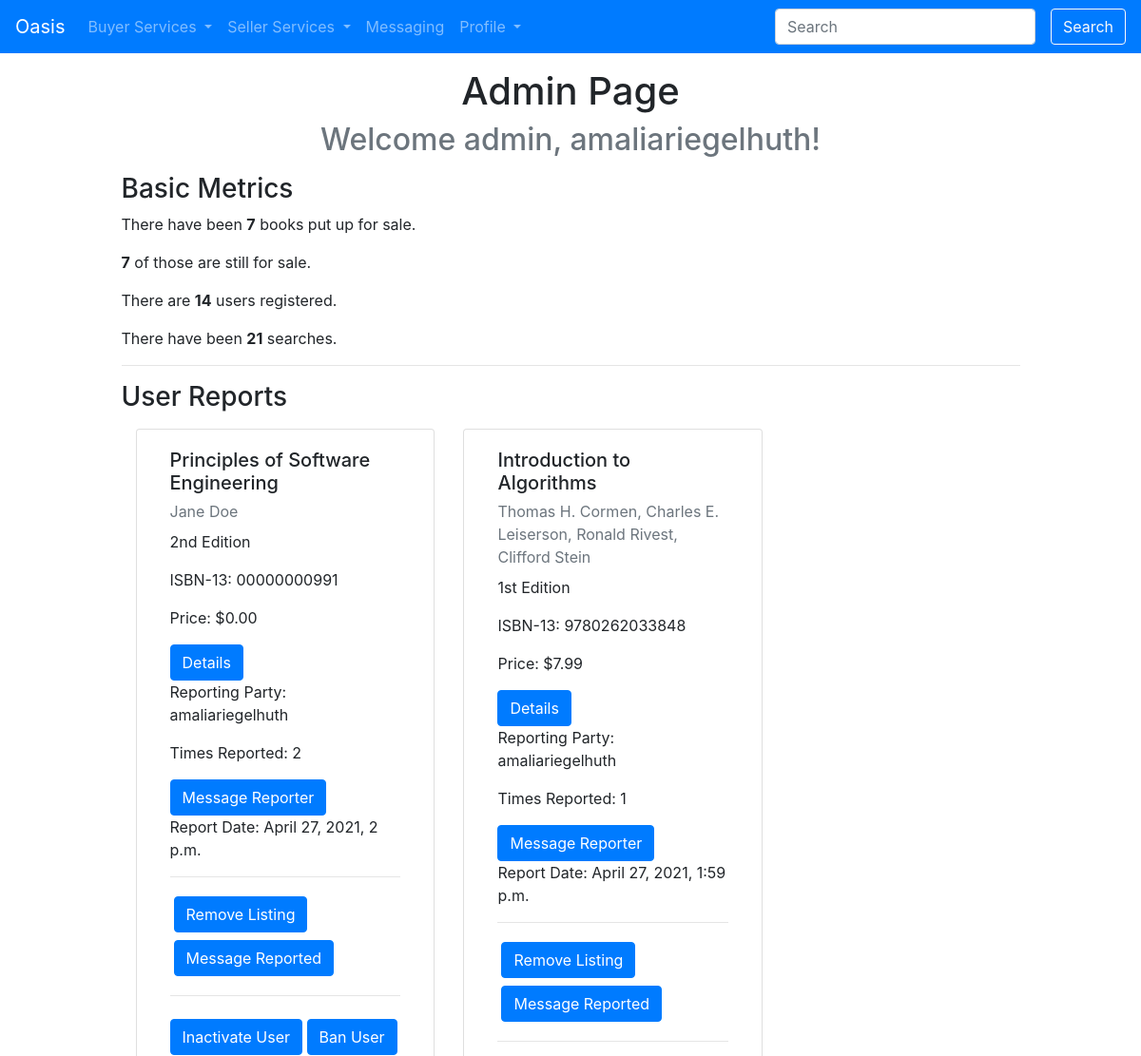
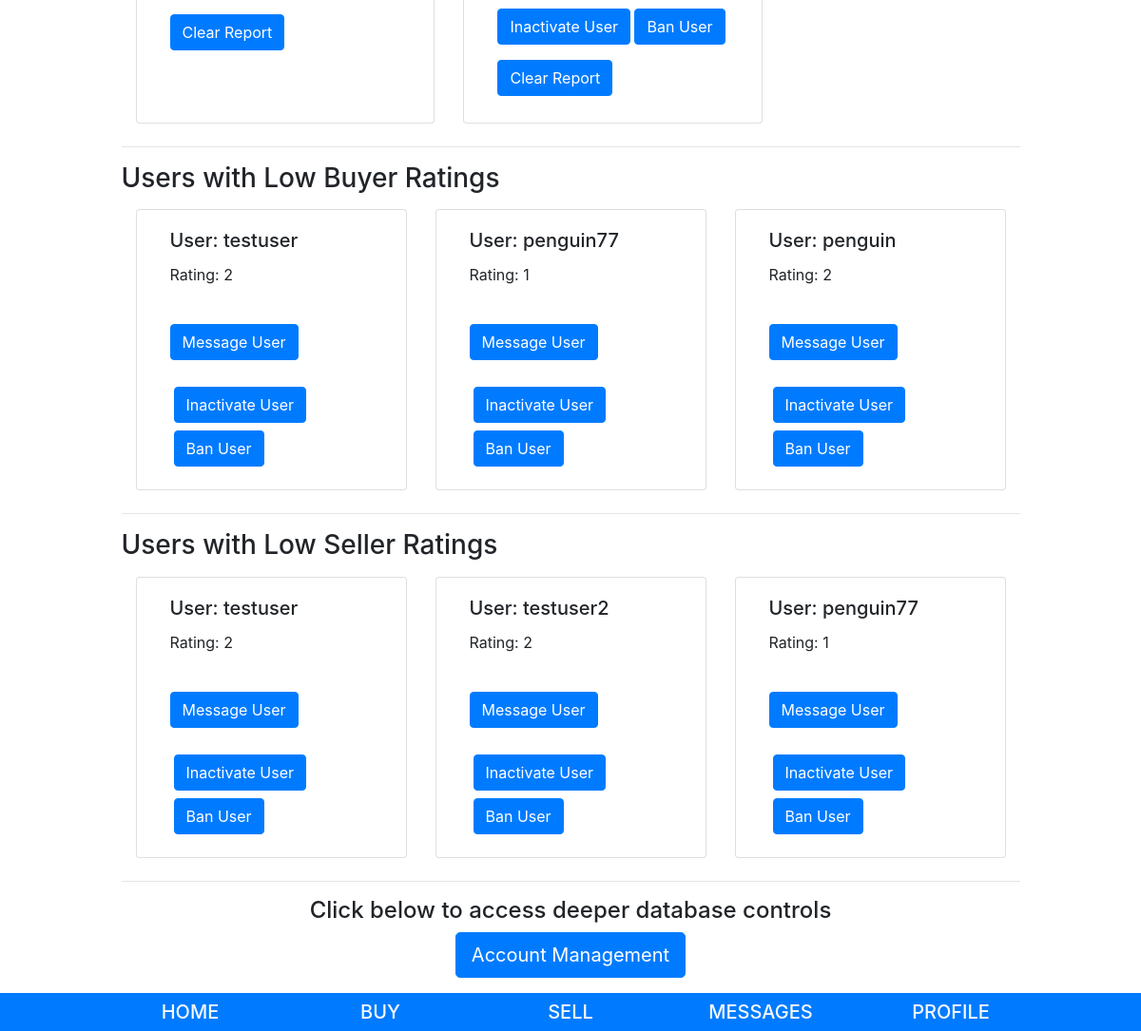
/pages/admin/ (signed in), run on the app's committed database (2 pictures, top to bottom).
### pages/models.py (models this page shows, shortened)
class NumSearch(models.Model):
    count = models.IntegerField(default=0)

class Listing(models.Model):
    id = models.UUIDField(primary_key=True, default=uuid.uuid4, help_text='unique id for this listing')
    book = models.ForeignKey('Book', on_delete=models.RESTRICT, null=True)
    date_added = models.DateTimeField(auto_now_add=True)
    user = models.ForeignKey(User,
                        default = 1,
                        null = True,
                        on_delete = models.SET_NULL
                        )
    price= models.DecimalField(max_digits=10, decimal_places=2)
    hide_listing = models.BooleanField(default=False)
    times_reported = models.SmallIntegerField(default=0)
    report = models.ForeignKey('ReportListing',null = True, on_delete = models.SET_NULL)
    condition = models.CharField(
        max_length=1,
        choices=CONDITION,
        blank=True,
        default=1,
        help_text='Book condition',
    )
    class Meta:
        ordering = ['-date_added']
    def get_absolute_url(self):
        return reverse('listings-detail', args=[str(self.id)])

class Book(models.Model):
    title = models.CharField(max_length=200)
    author = models.CharField(max_length=100)
    isbn = models.CharField('ISBN', max_length=13, unique=True, help_text='13 Character <a href="https://www.isbn-international.org/content/what-isbn">ISBN number</a>')
    edition = models.CharField(max_length=5) #length here assumes no more than 999th edition -- seems like a reasonable assumption
    pub_year = models.SmallIntegerField()

class ReportListing(models.Model):
    sent_by = models.ForeignKey(User, default = 1,
                        null = True,
                        on_delete = models.SET_NULL)
    date_reported = models.DateTimeField(auto_now_add=True)

class Profile(models.Model):
    user = models.OneToOneField(User, on_delete=models.CASCADE)
    buyer_rating = models.IntegerField(
        choices = RATINGS,
        default = 5,
    )
    seller_rating = models.IntegerField(
        choices = RATINGS,
        default = 5,
    )

### pages/views.py (the view)
# urls.py: path('admin/', admin.site.urls),
def admin(request):
    num_books = Book.objects.all().count()
    num_listings = Listing.objects.all().count()
    listings = Listing.objects.all()
    item = []
    item = listings.exclude(report = None)
    low_buyer = Profile.objects.all().exclude(buyer_rating = 5)
    low_buyer = low_buyer.exclude(buyer_rating = 4)
    low_buyer = low_buyer.exclude(buyer_rating = 3)
    low_seller = Profile.objects.all().exclude(seller_rating = 5)
    low_seller = low_seller.exclude(seller_rating = 4)
    low_seller = low_seller.exclude(seller_rating = 3)
    vars = {
        'num_books':num_books,
		'num_listings':num_listings,
		'num_users':User.objects.all().count(),
        'report':item,
        'searches':NumSearch.objects.all(),
        'low_buyer':low_buyer,
        'low_seller':low_seller,
    }
    return render(request, 'admin_view.html', context=vars)

### cart/context_processors.py (called while the page is built)
def cart(request):
     return {'cart': Cart(request)}

### pages/templates/admin_view.html
{% extends 'base.html' %}
{%block content%}
{% if user.is_admin or user.is_superuser %}
<div class="col-lg-10 col-md-11 col-sm-12 mx-auto">
	<div class="text-center mb-3">
		<h1>Admin Page</h1>
		<p class="h2 text-muted">Welcome admin, {{user.username}}!</p>
	</div>
	<div class="mb-3">
		<h3 class="">Basic Metrics</h3>
		<p>There have been <strong>{{ num_books }}</strong> books put up for sale.</p>
		<p><strong>{{num_listings}}</strong> of those are still for sale.</p>
		<p>There are <strong>{{num_users}}</strong> users registered.</p>
		{% for num in searches %}
		<p>There have been <strong>{{num.count}}</strong> searches.</p>
		{% endfor %}
	</div>
	<hr/>
	<div class="mb-3">
		<h3>User Reports</h3>
		<div class="card-deck py-2 mx-auto">
			{% for object in report %}
			<div class="card col-sm-4 rounded">
				<div class="card-body">
					<h5 class="card-title"> {{ object.book.title }}</h5>
					<p class="card-subtitle mb-2 text-muted"> {{ object.book.author }}</p>
					<p class="card-text">{{ object.book.edition }} Edition</p>
					<p class="card-text">ISBN-13: {{ object.book.isbn }}</p>
					<p class="card-text">Price: ${{ object.price}}</p>
					<a href="{{ object.get_absolute_url }}" class="btn btn-primary">Details</a>
					<p class="card-text">Reporting Party: {{object.report.sent_by}}</p>
					<p class="card-text">Times Reported: {{object.times_reported}}</p>
					<a href="{% url 'newuserconversation' object.report.sent_by.id %}" class="btn btn-primary">Message Reporter</a>
					<p class="card-text">Report Date: {{object.report.date_reported}}</p>
					<hr/>
					<a href="{% url 'removelisting' object.id %}" class="btn btn-primary mx-1 my-1">Remove Listing</a>
					<a href="{% url 'newuserconversation' object.user.id %}" class="btn btn-primary mx-1 my-1">Message Reported</a>
					<hr/>
					{% if object.user.is_active %}
					<a href="{% url 'inactivate_user' object.user.id %}" class="btn btn-primary my-2">Inactivate User</a>
					{% else %}
					<a href="{% url 'activate_user' object.user.id %}" class="btn btn-primary my-2">Activate User</a>
					{% endif %}
					<a href="{% url 'ban_user' object.user.id %}" class="btn btn-primary my-2">Ban User</a>
					<a href="{% url 'clearlisting' object.id %}" class="btn btn-primary my-2">Clear Report</a>
				</div>
			</div>
			{% endfor %}
		</div>
	</div>
	<hr/>
	<div class="mb-3">
		<h3>Users with Low Buyer Ratings</h3>
		<div class="card-deck py-2 mx-auto">
			{% for users in low_buyer %}
			<div class="card col-sm-4 rounded">
				<div class="card-body">
					<h5 class="card-title">User:  {{ users.user }}</h5>
					<p class="card-text">Rating: {{ users.buyer_rating }}</p>
					<br/>
					<a href="{% url 'newuserconversation' users.user.id %}" class="btn btn-primary">Message User</a>
					<br/>
					<br/>
					{% if users.user.is_active %}
					<a href="{% url 'inactivate_user' users.user.id %}" class="btn btn-primary mx-1 my-1">Inactivate User</a>
					{% else %}
					<a href="{% url 'activate_user' users.user.id %}" class="btn btn-primary mx-1 my-1">Activate User</a>
					{% endif %}
					<a href="{% url 'ban_user' users.user.id %}" class="btn btn-primary mx-1 my-1">Ban User</a>
				</div>
			</div>
			{% endfor %}
		</div>
	</div>
	<hr/>
	<div class="mb-3">
		<h3>Users with Low Seller Ratings</h3>
		<div class="card-deck py-2 mx-auto">
			{% for users in low_seller %}
			<div class="card col-sm-4 rounded">
				<div class="card-body">
					<h5 class="card-title">User:  {{ users.user }}</h5>
					<p class="card-text">Rating: {{ users.seller_rating }}</p>
					<br/>
					<a href="{% url 'newuserconversation' users.user.id %}" class="btn btn-primary">Message User</a>
					<br/>
					<br/>
					{% if users.user.is_active %}
					<a href="{% url 'inactivate_user' users.user.id %}" class="btn btn-primary mx-1 my-1">Inactivate User</a>
					{% else %}
					<a href="{% url 'activate_user' users.user.id %}" class="btn btn-primary mx-1 my-1">Activate User</a>
					{% endif %}
					<a href="{% url 'ban_user' users.user.id %}" class="btn btn-primary mx-1 my-1">Ban User</a>
				</div>
			</div>
			<br/>
			{% endfor %}
		</div>
	</div>
	<hr/>
	<div class="text-center">
		<h4>Click below to access deeper database controls</h4>
		<a class="btn btn-primary btn-lg" href="{% url 'admin:index' %}">Account Management</a>
	</div>
	{% else %}
		<h1>You are not an Admin</h1>
		<p>Your account does not have permission to access this page. Click below to be taken back to the home page.</p>
		<a class="btn btn-lg btn-primary" href="{% url 'index' %}">Return Home</a>
	{% endif %}
</div>
{%endblock%}

### data on the page
NumSearch: count "21"
Listing: book "Principles of Software Engineering", book.author "Jane Doe", book.edition "2nd", book.isbn "00000000991", price "0.00", report.sent_by "amaliariegelhuth", times_reported "2", report.date_reported "April 27, 2021, 2 p.m.", shows "Inactivate User"
Listing: book "Introduction to Algorithms", book.author "Thomas H. Cormen, Charles E. Leiserson, Ronald Rivest, Clifford Stein", book.edition "1st", book.isbn "9780262033848", price "7.99", report.sent_by "amaliariegelhuth", times_reported "1", report.date_reported "April 27, 2021, 1:59 p.m.", shows "Inactivate User"
Profile: user "testuser", buyer_rating "2", shows "Inactivate User", seller_rating "2"
Profile: user "penguin77", buyer_rating "1", shows "Inactivate User", seller_rating "1"
Profile: user "penguin", buyer_rating "2", shows "Inactivate User"
Profile: user "testuser2", seller_rating "2", shows "Inactivate User"

### other printed values
{{ user.username }} "amaliariegelhuth"
{{ num_books }} "7"
{{ num_listings }} "7"
{{ num_users }} "14"
